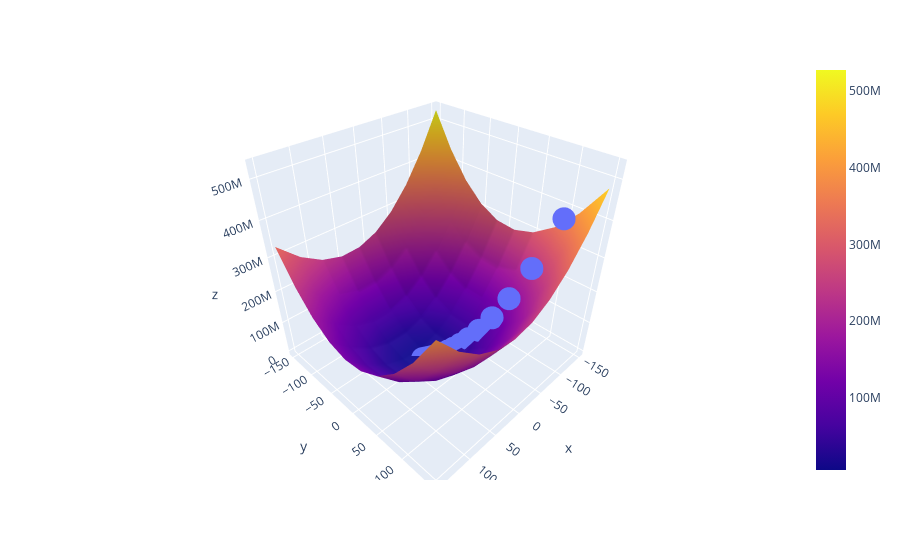

Notebook code for this chart:
### Code cell
#3D visualization of the cost surface \( J(m, b) \) with the gradient descent path overlaid, saved as an HTML file.

import plotly.express as px

fig = px.scatter_3d(x=np.array(all_m).ravel(), y=np.array(all_b).ravel(), z=np.array(all_cost).ravel()*100)
fig.add_trace(go.Surface(x = m_arr, y = b_arr, z =z_arr*100 ))
fig.show()
fig.write_html("cost_function2.html")
